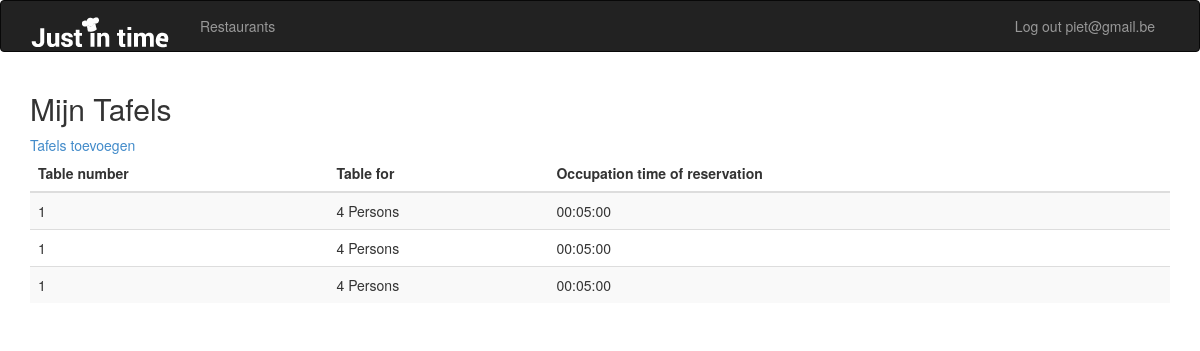
The page /tafel.php (signed in) on the database its author committed.
### tables this page shows
CREATE TABLE IF NOT EXISTS `tbltafel` (
  `Tafel_Id` int(11) unsigned NOT NULL AUTO_INCREMENT,
  `Tafel_Nummering` int(255) NOT NULL,
  `Tafel_AantalPersonen` int(25) NOT NULL,
  `Tafel_BezetTijd` time NOT NULL,
  `Reservatie_Id` int(11) NOT NULL,
  PRIMARY KEY (`Tafel_Id`),
  KEY `Reservatie_Id` (`Reservatie_Id`)
);

### classes/Tafels.class.php (called while the page is built, shortened)
<?php
	include_once("DB.class.php");
	class Table
	{
		public function AllTables(){
			$db = new DB();
			$sql = "select * from tbltafel";
			$res= $db->conn->query($sql);
			return($res);
		}
	}
?>

### classes/DB.class.php (called while the page is built, shortened)
<?php
	class DB
	{
		private $m_sHost = "localhost";
		private $m_sUser = "root";
		private $m_sPassword = "root";
		private $m_sDatabase = "justintime";
		public function __construct()
		{
			$this->conn = new mysqli($this->m_sHost, $this->m_sUser, $this->m_sPassword, $this->m_sDatabase);
		}
	}
?>

### tafel.php (the view, shortened to what this page needs)
<?php
	if ($_SESSION['admin'] == "yes" && $_SESSION['loggedin'] == true) {
		include_once("classes/Tafels.class.php");
		$t = new Table();
	} else {
		header('Location: index.php');
	}
?><!DOCTYPE html>
<html lang="en">
<head>
	<link rel="stylesheet" type="text/css" href="css/bootstrap.min.css">
</head>
<body >
	<?php include_once('includes/include.nav.php'); ?>
	<div class="container">
		<h2>Mijn Tafels</h2>
	</div>
	<div class="container">
<a href="tafelmaken.php">Tafels toevoegen</a>
<table class="table table-striped">
		<thead>
			<th>Table number</th>
			<th>Table for </th>
			<th>Occupation time of reservation</th>
		</thead>
	<tbody>
	<?php
                    $res = $t->AllTables();
                    while($t = $res->fetch_assoc())
                    {
                    	echo "<tr><td>" .$t['Tafel_Nummering'] . "</td>";
                    	echo "<td>" .$t['Tafel_AantalPersonen'] . " Persons </td>";
                    	echo "<td>" .$t['Tafel_BezetTijd'] . " </td></tr>";
                    }
                ?>
</tbody>
	</div>
</body>
</html>

### rows shown on the page
tbltafel: Tafel_Nummering "1", Tafel_AantalPersonen "4", Tafel_BezetTijd "00:05:00"
tbltafel: Tafel_Nummering "1", Tafel_AantalPersonen "4", Tafel_BezetTijd "00:05:00"
tbltafel: Tafel_Nummering "1", Tafel_AantalPersonen "4", Tafel_BezetTijd "00:05:00"

### other values the page prints
$_SESSION['email'] "piet@gmail.be"
